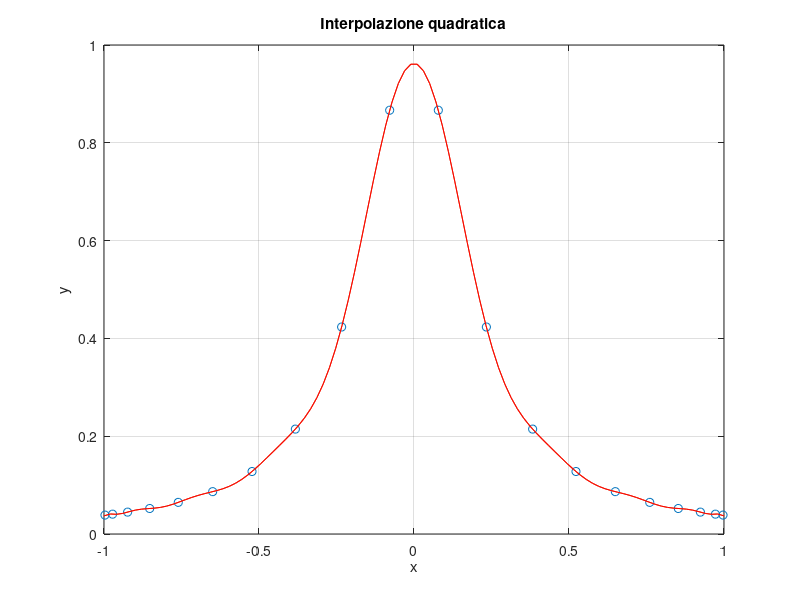

The MATLAB script that drew this image:
addpath(genpath('algo')); % Aggiunge ricorsivamente tutte le sottocartelle
% da slide, esermpio 1
% x = [0.2 0.9 1.2]';
% y = [2.1 1.3 1.7]';
% B=[ones(size(x)) x x.^2]
% a=B\y
% z = linspace(0, 2, 50)';
% BZ = [ones(size(z)) z z.^2]
% w = BZ*a
% plot(x,y,'o',z,w)
% hold on
% plot(z,w,'r-')
% hold off
% xlabel('x')
% ylabel('y')
% title('Interpolazione quadratica')
% grid on

% esempio 2
% x = linspace(0.3, 2, 4)';
% y = linspace(1, 3, 4)';
% B = [ones(size(x)) cos(x) cos(2*x)]
% a = B\y
% z = linspace(0, 2.2, 100)';
% BZ = [ones(size(z)) cos(z) cos(2*z)]
% w = BZ*a
% plot(x, y, 'o', z, w)
% hold on
% plot(z, w, 'r-')
% hold off
% xlabel('x')
% ylabel('y')
% title('Interpolazione quadratica')
% grid on

% esempio 3
% x = linspace(-0.2, 1.4, 3)';
% y = linspace(0.1, 0.9, 3)';
% B = [ones(size(x)) cos(x) cos(2*x)]
% a = B\y
% z = linspace(-0.2, 1.4, 100)';
% BZ = [ones(size(z)) cos(z) cos(2*z)]
% w = BZ*a
% plot(x, y, 'o', z, w)
% hold on
% plot(z, w, 'r-')
% hold off
% xlabel('x')
% ylabel('y')
% title('Interpolazione quadratica')
% grid on

% % esempio 4
% % interpolare con una funzione p, combinazione lineare di una costante di un esponenziale e di una potenza di esponente 1/2 su tre punti
% x = linspace(0, 2, 3)';
% y = linspace(0.2, 2, 3)';
% B = [ones(size(x)) exp(x) sqrt(x)+exp(x.^2)];
% a = B\y;
% z = linspace(0, 2, 100)';
% BZ = [ones(size(z)) exp(z) sqrt(z)+exp(z.^2)];
% w = BZ*a;
% plot(x, y, 'o', z, w)
% hold on
% plot(z, w, 'r-')
% hold off
% xlabel('x')
% ylabel('y')
% title('Interpolazione quadratica')
% grid on

% % esempio 5
% % polyfit e polyval
% x = linspace(0.2, 1.2, 3)';
% y = [2.1 1.3 1.7]';
% a = polyfit(x, y, 2);
% z = linspace(0, 2, 100)';
% w = polyval(a, z);
% plot(x, y, 'o', z, w)
% hold on
% plot(z, w, 'r-')
% hold off
% xlabel('x')
% ylabel('y')
% title('Interpolazione quadratica')
% grid on

% esempio 6: nodi di chebyshev con runge

% Usiamo una funzione inline per i nodi di Chebyshev
n = 20;
a = -1;
b = 1;
% Definizione diretta dei nodi di Chebyshev
k = 1:n;
x = (a+b)/2 + (b-a)/2*cos((2*k-1)*pi/(2*n));
f = @(x) 1./(1+25*x.^2);
y = f(x);
p = polyfit(x, y, n-1);

z = linspace(a, b, 100)';
w = polyval(p, z);
plot(x, y, 'o', z, w)
hold on
plot(z, w, 'r-')
hold off
xlabel('x')
ylabel('y')
title('Interpolazione quadratica')
grid on
